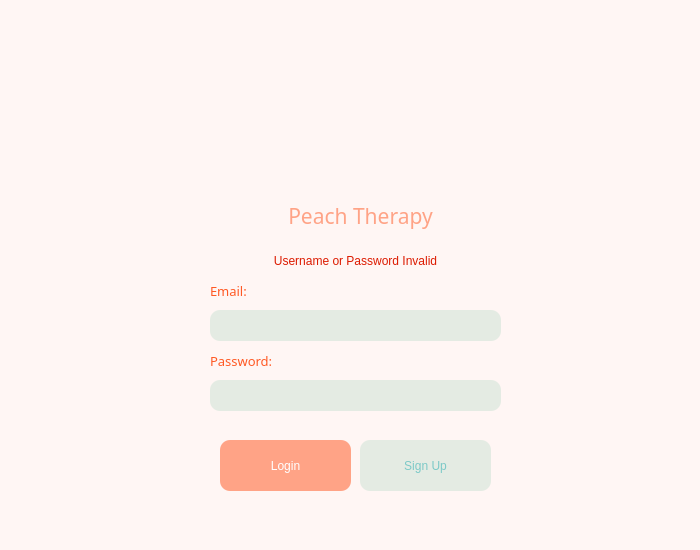
<?xml version="1.0" encoding="UTF-8"?>
<ui version="4.0">
 <class>Dialog</class>
 <widget class="QDialog" name="Dialog">
  <property name="geometry">
   <rect>
    <x>0</x>
    <y>0</y>
    <width>700</width>
    <height>550</height>
   </rect>
  </property>
  <property name="minimumSize">
   <size>
    <width>700</width>
    <height>550</height>
   </size>
  </property>
  <property name="maximumSize">
   <size>
    <width>700</width>
    <height>550</height>
   </size>
  </property>
  <property name="windowTitle">
   <string>Dialog</string>
  </property>
  <property name="styleSheet">
   <string notr="true">background-color: rgb(255, 246, 244);
font: 57 &quot;Montserrat Medium&quot;;
</string>
  </property>
  <widget class="QLabel" name="label">
   <property name="geometry">
    <rect>
     <x>260</x>
     <y>60</y>
     <width>181</width>
     <height>131</height>
    </rect>
   </property>
   <property name="text">
    <string/>
   </property>
   <property name="pixmap">
    <pixmap resource="resource.qrc">:/icons/icons/logo.png</pixmap>
   </property>
   <property name="scaledContents">
    <bool>false</bool>
   </property>
  </widget>
  <widget class="QLabel" name="label_2">
   <property name="geometry">
    <rect>
     <x>180</x>
     <y>180</y>
     <width>361</width>
     <height>71</height>
    </rect>
   </property>
   <property name="font">
    <font>
     <family>Montserrat SemiBold</family>
     <pointsize>16</pointsize>
     <weight>7</weight>
     <italic>false</italic>
     <bold>false</bold>
    </font>
   </property>
   <property name="styleSheet">
    <string notr="true">color: rgb(255, 163, 134);
font: 63 16pt &quot;Montserrat SemiBold&quot;;</string>
   </property>
   <property name="text">
    <string>Peach Therapy</string>
   </property>
   <property name="alignment">
    <set>Qt::AlignCenter</set>
   </property>
  </widget>
  <widget class="QLabel" name="label_3">
   <property name="geometry">
    <rect>
     <x>210</x>
     <y>280</y>
     <width>121</width>
     <height>21</height>
    </rect>
   </property>
   <property name="font">
    <font>
     <family>Montserrat SemiBold</family>
     <pointsize>10</pointsize>
     <weight>10</weight>
     <italic>false</italic>
     <bold>false</bold>
    </font>
   </property>
   <property name="styleSheet">
    <string notr="true">color: rgb(255, 89, 36);
font: 81 10pt &quot;Montserrat SemiBold&quot;;</string>
   </property>
   <property name="text">
    <string>Email:</string>
   </property>
  </widget>
  <widget class="QLabel" name="label_4">
   <property name="geometry">
    <rect>
     <x>210</x>
     <y>350</y>
     <width>121</width>
     <height>21</height>
    </rect>
   </property>
   <property name="font">
    <font>
     <family>Montserrat SemiBold</family>
     <pointsize>10</pointsize>
     <weight>10</weight>
     <italic>false</italic>
     <bold>false</bold>
    </font>
   </property>
   <property name="styleSheet">
    <string notr="true">color: rgb(255, 89, 36);
font: 81 10pt &quot;Montserrat SemiBold&quot;;</string>
   </property>
   <property name="text">
    <string>Password:</string>
   </property>
  </widget>
  <widget class="QLineEdit" name="email">
   <property name="geometry">
    <rect>
     <x>210</x>
     <y>310</y>
     <width>291</width>
     <height>31</height>
    </rect>
   </property>
   <property name="styleSheet">
    <string notr="true">background-color: rgb(228, 235, 227);
border-radius: 10px;
font: 57 7pt &quot;Montserrat Medium&quot;;
font-color: rgb(124, 201, 199);
padding-left: 11px;</string>
   </property>
  </widget>
  <widget class="QLineEdit" name="password">
   <property name="geometry">
    <rect>
     <x>210</x>
     <y>380</y>
     <width>291</width>
     <height>31</height>
    </rect>
   </property>
   <property name="styleSheet">
    <string notr="true">background-color: rgb(228, 235, 227);
border-radius: 10px;
font: 57 7pt &quot;Montserrat Medium&quot;;
font-color: rgb(124, 201, 199);
padding-left: 11px;</string>
   </property>
  </widget>
  <widget class="QPushButton" name="loginbutton">
   <property name="geometry">
    <rect>
     <x>220</x>
     <y>440</y>
     <width>131</width>
     <height>51</height>
    </rect>
   </property>
   <property name="styleSheet">
    <string notr="true">background-color: rgb(255, 163, 134);
color: rgb(255, 255, 255);
border-radius: 10px;
font: 57 10pt &quot;Montserrat ExtraBold&quot;;</string>
   </property>
   <property name="text">
    <string>Login</string>
   </property>
  </widget>
  <widget class="QPushButton" name="createaccbutton">
   <property name="geometry">
    <rect>
     <x>360</x>
     <y>440</y>
     <width>131</width>
     <height>51</height>
    </rect>
   </property>
   <property name="styleSheet">
    <string notr="true">background-color:  rgb(228, 235, 227);
color: rgb(124, 201, 199);
border-radius: 10px;
font: 57 10pt &quot;Montserrat ExtraBold&quot;;</string>
   </property>
   <property name="text">
    <string>Sign Up</string>
   </property>
  </widget>
  <widget class="QLabel" name="invalid">
   <property name="geometry">
    <rect>
     <x>210</x>
     <y>250</y>
     <width>291</width>
     <height>21</height>
    </rect>
   </property>
   <property name="styleSheet">
    <string notr="true">font: 57 9pt &quot;Montserrat SemiBold&quot;;
color: rgb(220, 26, 0);</string>
   </property>
   <property name="text">
    <string>Username or Password Invalid</string>
   </property>
   <property name="alignment">
    <set>Qt::AlignCenter</set>
   </property>
  </widget>
  <zorder>email</zorder>
  <zorder>label</zorder>
  <zorder>label_2</zorder>
  <zorder>label_3</zorder>
  <zorder>label_4</zorder>
  <zorder>password</zorder>
  <zorder>loginbutton</zorder>
  <zorder>createaccbutton</zorder>
  <zorder>invalid</zorder>
 </widget>
 <resources>
  <include location="resource.qrc"/>
 </resources>
 <connections/>
</ui>
